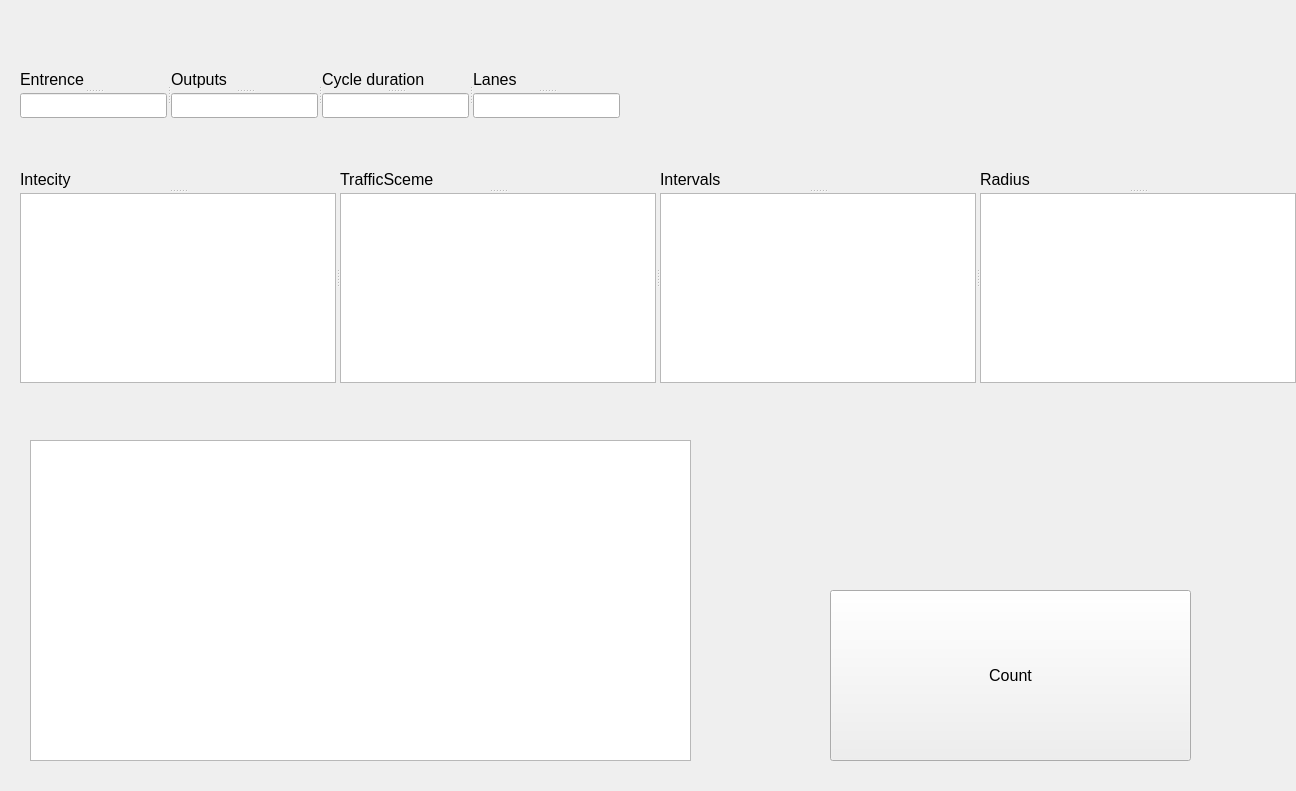
<?xml version="1.0" encoding="UTF-8"?>
<ui version="4.0">
 <class>w_main</class>
 <widget class="QWidget" name="w_main">
  <property name="geometry">
   <rect>
    <x>0</x>
    <y>0</y>
    <width>1296</width>
    <height>791</height>
   </rect>
  </property>
  <property name="font">
   <font>
    <pointsize>12</pointsize>
   </font>
  </property>
  <property name="windowTitle">
   <string>Transport</string>
  </property>
  <widget class="QPushButton" name="pushButton">
   <property name="geometry">
    <rect>
     <x>830</x>
     <y>590</y>
     <width>361</width>
     <height>171</height>
    </rect>
   </property>
   <property name="text">
    <string>Count</string>
   </property>
  </widget>
  <widget class="QTableWidget" name="tableWidget_5">
   <property name="geometry">
    <rect>
     <x>30</x>
     <y>440</y>
     <width>661</width>
     <height>321</height>
    </rect>
   </property>
  </widget>
  <widget class="QSplitter" name="splitter_5">
   <property name="geometry">
    <rect>
     <x>20</x>
     <y>70</y>
     <width>600</width>
     <height>48</height>
    </rect>
   </property>
   <property name="orientation">
    <enum>Qt::Orientation::Horizontal</enum>
   </property>
   <widget class="QSplitter" name="splitter">
    <property name="orientation">
     <enum>Qt::Orientation::Vertical</enum>
    </property>
    <widget class="QLabel" name="label">
     <property name="text">
      <string>Entrence</string>
     </property>
    </widget>
    <widget class="QLineEdit" name="lineEdit"/>
   </widget>
   <widget class="QSplitter" name="splitter_2">
    <property name="orientation">
     <enum>Qt::Orientation::Vertical</enum>
    </property>
    <widget class="QLabel" name="label_2">
     <property name="text">
      <string>Outputs</string>
     </property>
    </widget>
    <widget class="QLineEdit" name="lineEdit_2"/>
   </widget>
   <widget class="QSplitter" name="splitter_3">
    <property name="orientation">
     <enum>Qt::Orientation::Vertical</enum>
    </property>
    <widget class="QLabel" name="label_3">
     <property name="text">
      <string>Cycle duration</string>
     </property>
    </widget>
    <widget class="QLineEdit" name="lineEdit_3"/>
   </widget>
   <widget class="QSplitter" name="splitter_4">
    <property name="orientation">
     <enum>Qt::Orientation::Vertical</enum>
    </property>
    <widget class="QLabel" name="label_4">
     <property name="text">
      <string>Lanes</string>
     </property>
    </widget>
    <widget class="QLineEdit" name="lineEdit_4"/>
   </widget>
  </widget>
  <widget class="QSplitter" name="splitter_11">
   <property name="geometry">
    <rect>
     <x>20</x>
     <y>170</y>
     <width>1280</width>
     <height>213</height>
    </rect>
   </property>
   <property name="orientation">
    <enum>Qt::Orientation::Horizontal</enum>
   </property>
   <widget class="QSplitter" name="splitter_6">
    <property name="orientation">
     <enum>Qt::Orientation::Vertical</enum>
    </property>
    <widget class="QLabel" name="label_5">
     <property name="text">
      <string>Intecity</string>
     </property>
    </widget>
    <widget class="QTableWidget" name="tableWidget"/>
   </widget>
   <widget class="QSplitter" name="splitter_7">
    <property name="orientation">
     <enum>Qt::Orientation::Vertical</enum>
    </property>
    <widget class="QLabel" name="label_6">
     <property name="text">
      <string>TrafficSceme</string>
     </property>
    </widget>
    <widget class="QTableWidget" name="tableWidget_2"/>
   </widget>
   <widget class="QSplitter" name="splitter_8">
    <property name="orientation">
     <enum>Qt::Orientation::Vertical</enum>
    </property>
    <widget class="QLabel" name="label_7">
     <property name="text">
      <string>Intervals</string>
     </property>
    </widget>
    <widget class="QTableWidget" name="tableWidget_3"/>
   </widget>
   <widget class="QSplitter" name="splitter_9">
    <property name="orientation">
     <enum>Qt::Orientation::Vertical</enum>
    </property>
    <widget class="QLabel" name="label_8">
     <property name="text">
      <string>Radius</string>
     </property>
    </widget>
    <widget class="QTableWidget" name="tableWidget_4"/>
   </widget>
   <widget class="QSplitter" name="splitter_10">
    <property name="orientation">
     <enum>Qt::Orientation::Vertical</enum>
    </property>
   </widget>
  </widget>
 </widget>
 <resources>
  <include location="icons.qrc"/>
 </resources>
 <connections/>
</ui>
